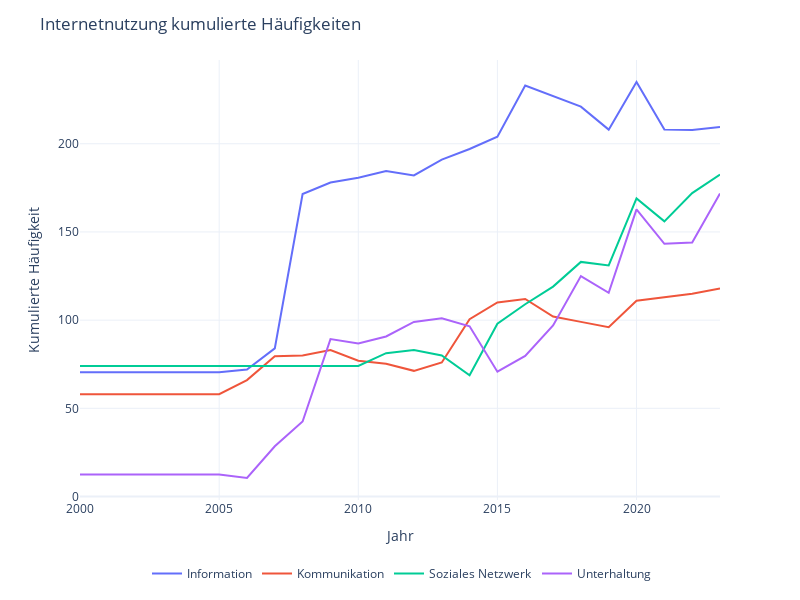

Write notebook code for a chart like this one.
### Markdown cell above
## Explorative Datenanalyse

### Code cell
fig = px.line(data, y=['Information', 'Kommunikation','Soziales Netzwerk', 'Unterhaltung'], template='plotly_white')
fig.update_layout(title='Internetnutzung kumulierte Häufigkeiten',autosize=False, width=800,height=600)
fig.update_yaxes(title='Kumulierte Häufigkeit')
fig.update_layout(legend=dict(
    orientation='h',
    yanchor='bottom',
    y=-0.2,
    xanchor='right',
    x=0.9,
    title=''
))
# color template
fig.show()

### Figure 1 — Plotly figure (JSON) as saved in the notebook; plotly's stock layout.template omitted (floating-point values rounded to 4 significant figures)
{"data": [{"hovertemplate": "variable=Information<br>Jahr=%{x}<br>value=%{y}<extra></extra>", "legendgroup": "Information", "line": {"color": "#636efa", "dash": "solid"}, "marker": {"symbol": "circle"}, "mode": "lines", "name": "Information", "orientation": "v", "showlegend": true, "type": "scatter", "x": ["2000-01-01T00:00:00", "2001-01-01T00:00:00", "2002-01-01T00:00:00", "2003-01-01T00:00:00", "2004-01-01T00:00:00", "2005-01-01T00:00:00", "2006-01-01T00:00:00", "2007-01-01T00:00:00", "2008-01-01T00:00:00", "2009-01-01T00:00:00", "2010-01-01T00:00:00", "2011-01-01T00:00:00", "2012-01-01T00:00:00", "2013-01-01T00:00:00", "2014-01-01T00:00:00", "2015-01-01T00:00:00", "2016-01-01T00:00:00", "2017-01-01T00:00:00", "2018-01-01T00:00:00", "2019-01-01T00:00:00", "2020-01-01T00:00:00", "2021-01-01T00:00:00", "2022-01-01T00:00:00", "2023-01-01T00:00:00"], "xaxis": "x", "y": [70.5, 70.5, 70.5, 70.5, 70.5, 70.5, 72, 84, 171.5, 178, 180.8, 184.5, 182, 191, 197, 204, 233, 227, 221, 208, 235, 208, 207.8, 209.5], "yaxis": "y"}, {"hovertemplate": "variable=Kommunikation<br>Jahr=%{x}<br>value=%{y}<extra></extra>", "legendgroup": "Kommunikation", "line": {"color": "#EF553B", "dash": "solid"}, "marker": {"symbol": "circle"}, "mode": "lines", "name": "Kommunikation", "orientation": "v", "showlegend": true, "type": "scatter", "x": ["2000-01-01T00:00:00", "2001-01-01T00:00:00", "2002-01-01T00:00:00", "2003-01-01T00:00:00", "2004-01-01T00:00:00", "2005-01-01T00:00:00", "2006-01-01T00:00:00", "2007-01-01T00:00:00", "2008-01-01T00:00:00", "2009-01-01T00:00:00", "2010-01-01T00:00:00", "2011-01-01T00:00:00", "2012-01-01T00:00:00", "2013-01-01T00:00:00", "2014-01-01T00:00:00", "2015-01-01T00:00:00", "2016-01-01T00:00:00", "2017-01-01T00:00:00", "2018-01-01T00:00:00", "2019-01-01T00:00:00", "2020-01-01T00:00:00", "2021-01-01T00:00:00", "2022-01-01T00:00:00", "2023-01-01T00:00:00"], "xaxis": "x", "y": [58, 58, 58, 58, 58, 58, 66, 79.5, 80, 83, 77, 75.25, 71.25, 76, 100.5, 110, 112, 102, 99, 96, 111, 113, 115, 118], "yaxis": "y"}, {"hovertemplate": "variable=Soziales Netzwerk<br>Jahr=%{x}<br>value=%{y}<extra></extra>", "legendgroup": "Soziales Netzwerk", "line": {"color": "#00cc96", "dash": "solid"}, "marker": {"symbol": "circle"}, "mode": "lines", "name": "Soziales Netzwerk", "orientation": "v", "showlegend": true, "type": "scatter", "x": ["2000-01-01T00:00:00", "2001-01-01T00:00:00", "2002-01-01T00:00:00", "2003-01-01T00:00:00", "2004-01-01T00:00:00", "2005-01-01T00:00:00", "2006-01-01T00:00:00", "2007-01-01T00:00:00", "2008-01-01T00:00:00", "2009-01-01T00:00:00", "2010-01-01T00:00:00", "2011-01-01T00:00:00", "2012-01-01T00:00:00", "2013-01-01T00:00:00", "2014-01-01T00:00:00", "2015-01-01T00:00:00", "2016-01-01T00:00:00", "2017-01-01T00:00:00", "2018-01-01T00:00:00", "2019-01-01T00:00:00", "2020-01-01T00:00:00", "2021-01-01T00:00:00", "2022-01-01T00:00:00", "2023-01-01T00:00:00"], "xaxis": "x", "y": [74, 74, 74, 74, 74, 74, 74, 74, 74, 74, 74, 81.25, 83, 80, 68.75, 98, 109, 119, 133, 131, 169, 156, 172, 182.5], "yaxis": "y"}, {"hovertemplate": "variable=Unterhaltung<br>Jahr=%{x}<br>value=%{y}<extra></extra>", "legendgroup": "Unterhaltung", "line": {"color": "#ab63fa", "dash": "solid"}, "marker": {"symbol": "circle"}, "mode": "lines", "name": "Unterhaltung", "orientation": "v", "showlegend": true, "type": "scatter", "x": ["2000-01-01T00:00:00", "2001-01-01T00:00:00", "2002-01-01T00:00:00", "2003-01-01T00:00:00", "2004-01-01T00:00:00", "2005-01-01T00:00:00", "2006-01-01T00:00:00", "2007-01-01T00:00:00", "2008-01-01T00:00:00", "2009-01-01T00:00:00", "2010-01-01T00:00:00", "2011-01-01T00:00:00", "2012-01-01T00:00:00", "2013-01-01T00:00:00", "2014-01-01T00:00:00", "2015-01-01T00:00:00", "2016-01-01T00:00:00", "2017-01-01T00:00:00", "2018-01-01T00:00:00", "2019-01-01T00:00:00", "2020-01-01T00:00:00", "2021-01-01T00:00:00", "2022-01-01T00:00:00", "2023-01-01T00:00:00"], "xaxis": "x", "y": [12.5, 12.5, 12.5, 12.5, 12.5, 12.5, 10.5, 28.5, 42.5, 89.25, 86.75, 90.75, 99, 101, 96.5, 70.75, 79.75, 97, 125, 115.5, 162.8, 143.2, 144, 171.8], "yaxis": "y"}], "layout": {"autosize": false, "height": 600, "legend": {"orientation": "h", "title": {"text": ""}, "tracegroupgap": 0, "x": 0.9, "xanchor": "right", "y": -0.2, "yanchor": "bottom"}, "margin": {"t": 60}, "title": {"text": "Internetnutzung kumulierte Häufigkeiten"}, "width": 800, "xaxis": {"anchor": "y", "domain": [0, 1], "title": {"text": "Jahr"}}, "yaxis": {"anchor": "x", "domain": [0, 1], "title": {"text": "Kumulierte Häufigkeit"}}}}
